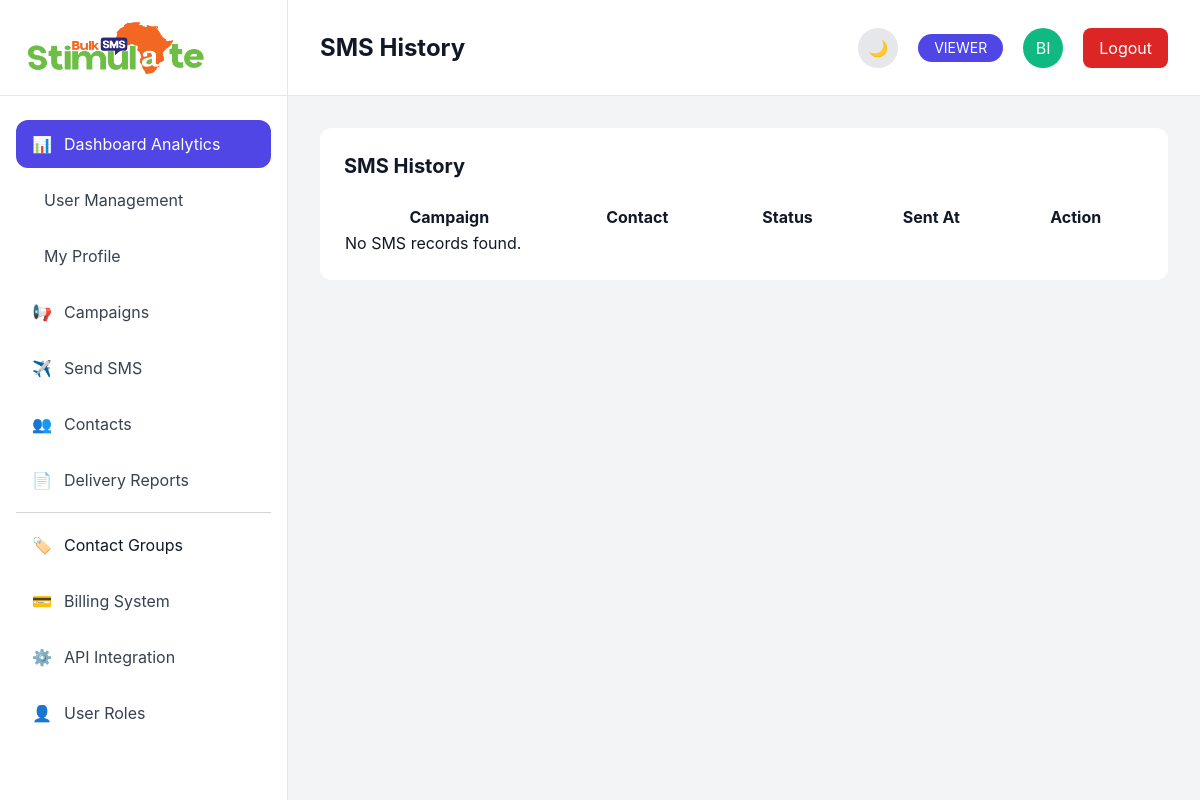
Before: /sms/history/ (signed in) with the older database file.
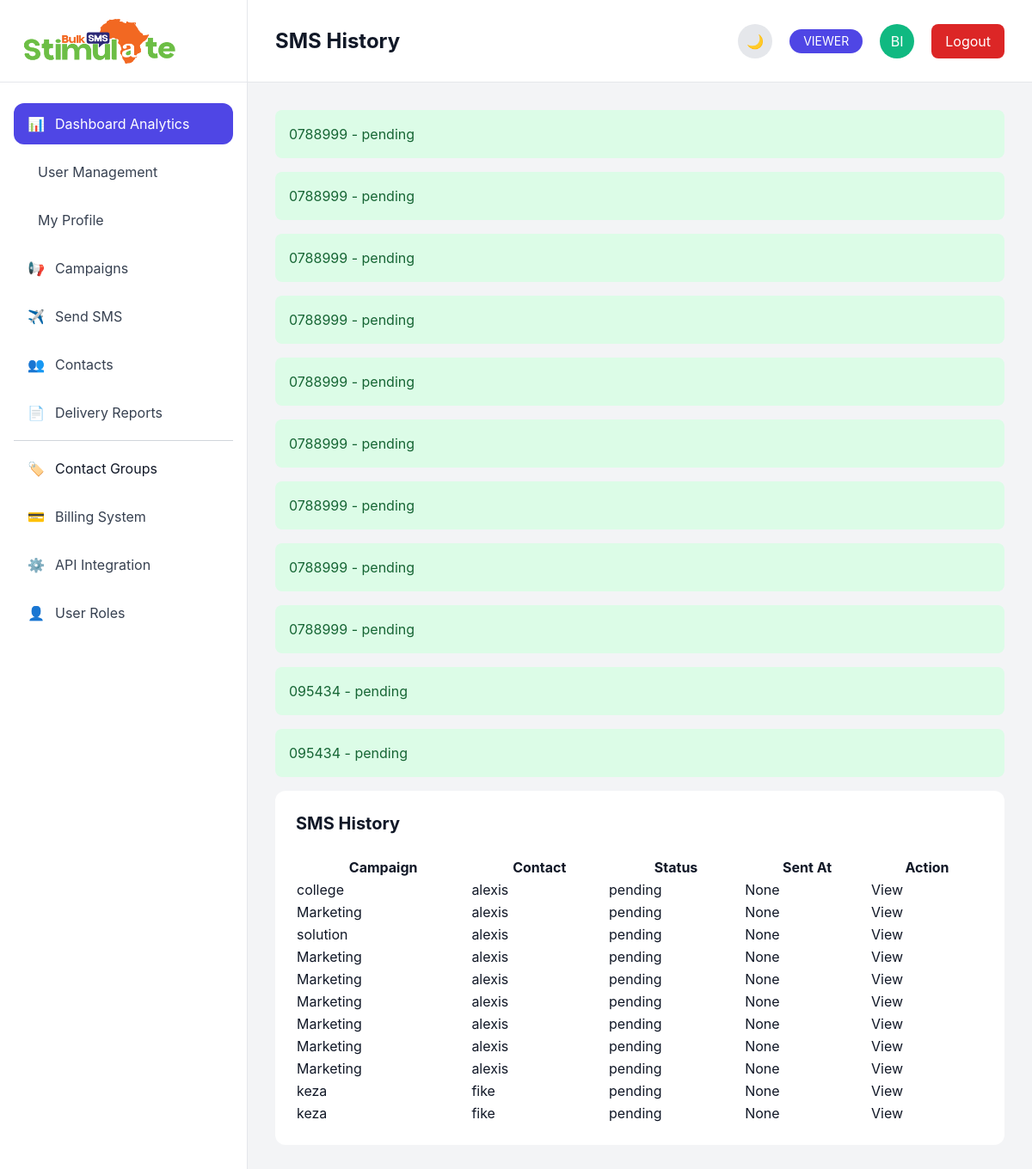
After: the same page with the newer database file.
### sms/models.py (models this page shows)
class SMSMessage(models.Model):
    STATUS_CHOICES = [
        ('pending', 'Pending'),
        ('sent', 'Sent'),
        ('failed', 'Failed'),
    ]
    campaign = models.ForeignKey(
        Campaign,
        on_delete=models.CASCADE
    )
    contact = models.ForeignKey(
        Contact,
        on_delete=models.CASCADE
    )
    message = models.TextField()
    status = models.CharField(
        max_length=20,
        choices=STATUS_CHOICES,
        default='pending'
    )
    created_at = models.DateTimeField(
        auto_now_add=True
    )
    sent_at = models.DateTimeField(
        null=True,
        blank=True
    )
    def __str__(self):
        return f"{self.contact.phone_number} - {self.status}"

### contacts/models.py (models this page shows)
class Contact(models.Model):
    first_name = models.CharField(max_length=100)
    last_name = models.CharField(max_length=100, blank=True)
    phone_number = models.CharField(max_length=20, unique=True)
    email = models.EmailField(blank=True)
    def __str__(self):
        return self.first_name

### campaigns/models.py (models this page shows)
class Campaign(models.Model):
    STATUS_CHOICES = [
        ('draft', 'Draft'),
        ('scheduled', 'Scheduled'),
        ('sent', 'Sent'),
    ]
    name = models.CharField(
        max_length=255
    )
    message = models.TextField()
    target_groups = models.ManyToManyField(
        ContactGroup,
        blank=True
    )
    status = models.CharField(
        max_length=20,
        choices=STATUS_CHOICES,
        default='draft'
    )
    created_at = models.DateTimeField(
        auto_now_add=True
    )
    updated_at = models.DateTimeField(
        auto_now=True
    )
    def __str__(self):
        return self.name

### sms/views.py (the view)
# urls.py: path('history/', views.sms_history, name='sms_history'),
@login_required
def sms_history(request):
    messages = SMSMessage.objects.all().order_by(
        '-created_at'
    )
    return render(
        request,
        'sms/sms_history.html',
        {
            'messages': messages
        }
    )

### templates/sms/sms_history.html
{% extends 'base.html' %}
{% block page_title %}
SMS History
{% endblock %}
{% block content %}
<div class="bg-white dark:bg-[#172033] rounded-xl p-6">
    <h2 class="text-xl font-bold mb-6">
        SMS History
    </h2>
    <table class="w-full">
        <thead>
            <tr>
                <th>Campaign</th>
                <th>Contact</th>
                <th>Status</th>
                <th>Sent At</th>
                <th>Action</th>
            </tr>
        </thead>
        <tbody>
            {% for sms in messages %}
            <tr>
                <td>
                    {{ sms.campaign }}
                </td>
                <td>
                    {{ sms.contact }}
                </td>
                <td>
                    {{ sms.status }}
                </td>
                <td>
                    {{ sms.sent_at }}
                </td>
                <td>
                    <a
                        href="{% url 'sms:sms_detail' sms.id %}"
                    >
                        View
                    </a>
                </td>
            </tr>
            {% empty %}
            <tr>
                <td colspan="5">
                    No SMS records found.
                </td>
            </tr>
            {% endfor %}
        </tbody>
    </table>
</div>
{% endblock %}

### templates/base.html (shortened to what the changed rows need)
{% load static %}
<!DOCTYPE html>
<html lang="en">
<head>
    <script src="https://cdn.tailwindcss.com"></script>
    <link rel="stylesheet" href="https://cdnjs.cloudflare.com/ajax/libs/font-awesome/6.4.0/css/all.min.css">
    <link rel="stylesheet" href="{% static 'css/style.css' %}">
</head>
<body
    x-data="{
        darkMode: localStorage.getItem('darkMode') === 'true'
    }"
    x-init="
        darkMode
        ? document.documentElement.classList.add('dark')
        : document.documentElement.classList.remove('dark')
    "
    :class="{ 'dark': darkMode }"
    class="
        bg-gray-100 dark:bg-[#0B1120]
        text-gray-900 dark:text-white
        transition-colors duration-300
    "
>
    <div class="flex h-screen overflow-hidden">
        <div class="flex-1 flex flex-col overflow-hidden">
            <header class="
                h-24
                px-8
                flex
                items-center
                justify-between
                border-b
                bg-white dark:bg-[#172033]
                border-gray-200 dark:border-gray-800
                transition-colors duration-300
            ">
                <div>
                    <h1 class="
                        text-2xl
                        font-bold
                        text-gray-900 dark:text-white
                    ">
                        {% block page_title %}{% endblock %}
                    </h1>
                </div>
            </header>
            <main
                class="
                    flex-1
                    overflow-y-auto
                    p-8
                    bg-gray-100 dark:bg-[#0B1120]
                    text-gray-900 dark:text-white
                    transition-colors duration-300
                "
            >
{% if messages %}
    {% for message in messages %}
        <div class="
            mb-4
            p-4
            rounded-lg
            bg-green-100
            text-green-800
        ">
            {{ message }}
        </div>
    {% endfor %}
{% endif %}
                {% block content %}
                {% endblock %}
            </main>
        </div>
    </div>
</head>
<body>
</html>

Changed rows visible on the page:
added SMSMessage: contact+status "0788999 - pending", campaign "college", contact "alexis", status "pending", sent_at "None"
added SMSMessage: contact+status "0788999 - pending", campaign "Marketing", contact "alexis", status "pending", sent_at "None"
added SMSMessage: contact+status "0788999 - pending", campaign "solution", contact "alexis", status "pending", sent_at "None"
added SMSMessage: contact+status "0788999 - pending", campaign "Marketing", contact "alexis", status "pending", sent_at "None"
added SMSMessage: contact+status "0788999 - pending", campaign "Marketing", contact "alexis", status "pending", sent_at "None"
added SMSMessage: contact+status "0788999 - pending", campaign "Marketing", contact "alexis", status "pending", sent_at "None"
added SMSMessage: contact+status "0788999 - pending", campaign "Marketing", contact "alexis", status "pending", sent_at "None"
added SMSMessage: contact+status "0788999 - pending", campaign "Marketing", contact "alexis", status "pending", sent_at "None"
added SMSMessage: contact+status "0788999 - pending", campaign "Marketing", contact "alexis", status "pending", sent_at "None"
added SMSMessage: contact+status "095434 - pending", campaign "keza", contact "fike", status "pending", sent_at "None"
added SMSMessage: contact+status "095434 - pending", campaign "keza", contact "fike", status "pending", sent_at "None"
Other visible differences:
text no longer shown: "No SMS records found."
